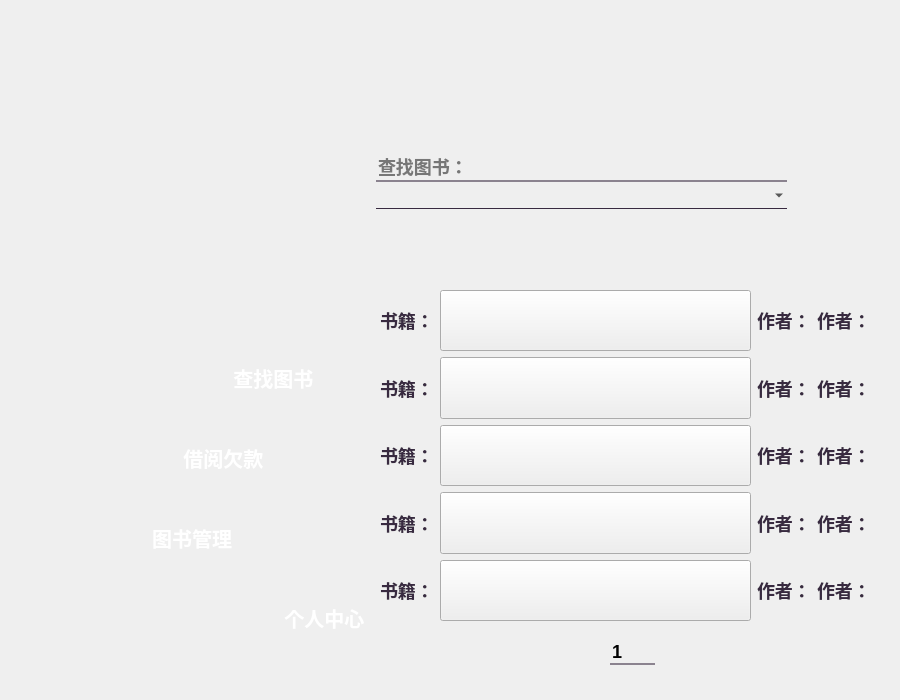
<?xml version="1.0" encoding="UTF-8"?>
<ui version="4.0">
 <class>findbook</class>
 <widget class="QWidget" name="findbook">
  <property name="geometry">
   <rect>
    <x>0</x>
    <y>0</y>
    <width>900</width>
    <height>700</height>
   </rect>
  </property>
  <property name="sizePolicy">
   <sizepolicy hsizetype="Ignored" vsizetype="Preferred">
    <horstretch>0</horstretch>
    <verstretch>0</verstretch>
   </sizepolicy>
  </property>
  <property name="windowTitle">
   <string>Form</string>
  </property>
  <property name="styleSheet">
   <string notr="true">QPushButton#find_button
{
border:none;
image:url(:/image/view_button.png);
}
QLineEdit
{
background-color:transparent;
border:none;
font:bold 18px ;
color:rgba(0,0,0);
border-bottom: 2px solid rgba(56,42,64,140);
}
QLineEdit:hover
{
background-color:transparent;
border:none;
font:bold 18px ;
color:rgb(56,42,64);
border-bottom: 2px solid rgb(56,42,64);
}
QLabel
{
font:bold 18px ;
}
QPushButton#reduce_button
{
border:none;
image:url(:/image/Arrow L_X10.png);
}
QPushButton#reduce_button:hover
{
border:none;
image:url(:/image/Arrow L_X10-pressed.png);
}
QPushButton#raise_button
{
border:none;
image:url(:/image/Arrow R_X10.png);
}
QPushButton#raise_button:hover
{
border:none;
image:url(:/image/Arrow R_X10-pressed.png);
}
QComboBox
{
background-color:transparent;
border:none;
border-bottom: 1px solid rgb(56,42,64);
}
QComboBox::drop-down
{
min-width: 40px;
border-image:url(:/image/folder-jump-down.png);
}
QComboBox::drop-down:hover
{
min-width: 40px;
border-image:url(:/image/folder-jump-down-pressed.png);
}
QLabel
{
color:rgb(56,42,64);
}
QPushButton#btnClose
{
border:none;
image:url(:/image/delet_button.png);
color:white;
}
QPushButton#btnClose:hover
{
image:url(:/image/delet_button_pressed.png);
color:white;
}
QPushButton#Update_Button
{
image:url(:/image/login.png);
color:white;
}
QPushButton#Update_Button:hover
{
image:url(:/image/login-pressed.png);
color:white;
}
QPushButton#PersonalMode_Button
{
border:none;
image:url(:/image/main_more.png);
color:white;
}
QPushButton#PersonalMode_Button:hover
{
image:url(:/image/main_more_pressed.png);
color:white;
}
QPushButton#PayMode_Button
{
border:none;
image:url(:/image/main_story.png);
color:white;
}
QPushButton#PayMode_Button:hover
{
image:url(:/image/main_story_pressed.png);
color:white;
}
QPushButton#BookMode_Button
{
border:none;
image:url(:/image/main_course.png);
color:white;
}
QPushButton#BookMode_Button:hover
{
image:url(:/image/main_course_pressed.png);
color:white;
}
QPushButton#FindBookMode_Button
{
border:none;
image:url(:/image/main_musicplay_pressed.png);
color:white;
}
QPushButton#FindBookMode_Button:hover
{
image:url(:/image/main_musicplay_pressed.png);
color:white;
}
QPushButton#pushButton
{
color:white;
}
QPushButton#pushButton:hover
{
color:white;
}

</string>
  </property>
  <widget class="QWidget" name="verticalLayoutWidget_4">
   <property name="geometry">
    <rect>
     <x>380</x>
     <y>290</y>
     <width>491</width>
     <height>331</height>
    </rect>
   </property>
   <layout class="QVBoxLayout" name="verticalLayout_3">
    <item>
     <layout class="QHBoxLayout" name="horizontalLayout_11">
      <item>
       <widget class="QLabel" name="n1">
        <property name="sizePolicy">
         <sizepolicy hsizetype="Fixed" vsizetype="Preferred">
          <horstretch>0</horstretch>
          <verstretch>0</verstretch>
         </sizepolicy>
        </property>
        <property name="font">
         <font>
          <pointsize>-1</pointsize>
          <italic>false</italic>
          <bold>true</bold>
         </font>
        </property>
        <property name="text">
         <string>书籍：</string>
        </property>
       </widget>
      </item>
      <item>
       <widget class="QPushButton" name="bookk">
        <property name="sizePolicy">
         <sizepolicy hsizetype="Preferred" vsizetype="Expanding">
          <horstretch>0</horstretch>
          <verstretch>0</verstretch>
         </sizepolicy>
        </property>
        <property name="font">
         <font>
          <pointsize>14</pointsize>
         </font>
        </property>
        <property name="styleSheet">
         <string notr="true">border: none;
    background-color: rgba(0, 0, 0, 0); /* 设置背景颜色为透明}</string>
        </property>
        <property name="text">
         <string/>
        </property>
       </widget>
      </item>
      <item>
       <widget class="QLabel" name="n11">
        <property name="sizePolicy">
         <sizepolicy hsizetype="Fixed" vsizetype="Preferred">
          <horstretch>0</horstretch>
          <verstretch>0</verstretch>
         </sizepolicy>
        </property>
        <property name="font">
         <font>
          <pointsize>-1</pointsize>
          <italic>false</italic>
          <bold>true</bold>
         </font>
        </property>
        <property name="text">
         <string>作者：</string>
        </property>
       </widget>
      </item>
      <item>
       <widget class="QLabel" name="author1">
        <property name="sizePolicy">
         <sizepolicy hsizetype="Fixed" vsizetype="Preferred">
          <horstretch>0</horstretch>
          <verstretch>0</verstretch>
         </sizepolicy>
        </property>
        <property name="font">
         <font>
          <pointsize>-1</pointsize>
          <italic>false</italic>
          <bold>true</bold>
         </font>
        </property>
        <property name="text">
         <string>作者：</string>
        </property>
       </widget>
      </item>
     </layout>
    </item>
    <item>
     <layout class="QHBoxLayout" name="horizontalLayout_10">
      <item>
       <widget class="QLabel" name="n2">
        <property name="sizePolicy">
         <sizepolicy hsizetype="Fixed" vsizetype="Preferred">
          <horstretch>0</horstretch>
          <verstretch>0</verstretch>
         </sizepolicy>
        </property>
        <property name="font">
         <font>
          <pointsize>-1</pointsize>
          <italic>false</italic>
          <bold>true</bold>
         </font>
        </property>
        <property name="text">
         <string>书籍：</string>
        </property>
       </widget>
      </item>
      <item>
       <widget class="QPushButton" name="bookk2">
        <property name="sizePolicy">
         <sizepolicy hsizetype="Preferred" vsizetype="Expanding">
          <horstretch>0</horstretch>
          <verstretch>0</verstretch>
         </sizepolicy>
        </property>
        <property name="font">
         <font>
          <pointsize>14</pointsize>
         </font>
        </property>
        <property name="styleSheet">
         <string notr="true">border: none;
    background-color: rgba(0, 0, 0, 0); /* 设置背景颜色为透明}</string>
        </property>
        <property name="text">
         <string/>
        </property>
       </widget>
      </item>
      <item>
       <widget class="QLabel" name="n22">
        <property name="sizePolicy">
         <sizepolicy hsizetype="Fixed" vsizetype="Preferred">
          <horstretch>0</horstretch>
          <verstretch>0</verstretch>
         </sizepolicy>
        </property>
        <property name="font">
         <font>
          <pointsize>-1</pointsize>
          <italic>false</italic>
          <bold>true</bold>
         </font>
        </property>
        <property name="text">
         <string>作者：</string>
        </property>
       </widget>
      </item>
      <item>
       <widget class="QLabel" name="author2">
        <property name="sizePolicy">
         <sizepolicy hsizetype="Fixed" vsizetype="Preferred">
          <horstretch>0</horstretch>
          <verstretch>0</verstretch>
         </sizepolicy>
        </property>
        <property name="font">
         <font>
          <pointsize>-1</pointsize>
          <italic>false</italic>
          <bold>true</bold>
         </font>
        </property>
        <property name="text">
         <string>作者：</string>
        </property>
       </widget>
      </item>
     </layout>
    </item>
    <item>
     <layout class="QHBoxLayout" name="horizontalLayout_9">
      <item>
       <widget class="QLabel" name="n3">
        <property name="sizePolicy">
         <sizepolicy hsizetype="Fixed" vsizetype="Preferred">
          <horstretch>0</horstretch>
          <verstretch>0</verstretch>
         </sizepolicy>
        </property>
        <property name="font">
         <font>
          <pointsize>-1</pointsize>
          <italic>false</italic>
          <bold>true</bold>
         </font>
        </property>
        <property name="text">
         <string>书籍：</string>
        </property>
       </widget>
      </item>
      <item>
       <widget class="QPushButton" name="bookk3">
        <property name="sizePolicy">
         <sizepolicy hsizetype="Preferred" vsizetype="Expanding">
          <horstretch>0</horstretch>
          <verstretch>0</verstretch>
         </sizepolicy>
        </property>
        <property name="font">
         <font>
          <pointsize>14</pointsize>
         </font>
        </property>
        <property name="styleSheet">
         <string notr="true">border: none;
    background-color: rgba(0, 0, 0, 0); /* 设置背景颜色为透明}</string>
        </property>
        <property name="text">
         <string/>
        </property>
       </widget>
      </item>
      <item>
       <widget class="QLabel" name="n33">
        <property name="sizePolicy">
         <sizepolicy hsizetype="Fixed" vsizetype="Preferred">
          <horstretch>0</horstretch>
          <verstretch>0</verstretch>
         </sizepolicy>
        </property>
        <property name="font">
         <font>
          <pointsize>-1</pointsize>
          <italic>false</italic>
          <bold>true</bold>
         </font>
        </property>
        <property name="text">
         <string>作者：</string>
        </property>
       </widget>
      </item>
      <item>
       <widget class="QLabel" name="author3">
        <property name="sizePolicy">
         <sizepolicy hsizetype="Fixed" vsizetype="Preferred">
          <horstretch>0</horstretch>
          <verstretch>0</verstretch>
         </sizepolicy>
        </property>
        <property name="font">
         <font>
          <pointsize>-1</pointsize>
          <italic>false</italic>
          <bold>true</bold>
         </font>
        </property>
        <property name="text">
         <string>作者：</string>
        </property>
       </widget>
      </item>
     </layout>
    </item>
    <item>
     <layout class="QHBoxLayout" name="horizontalLayout_6">
      <item>
       <widget class="QLabel" name="n4">
        <property name="sizePolicy">
         <sizepolicy hsizetype="Fixed" vsizetype="Preferred">
          <horstretch>0</horstretch>
          <verstretch>0</verstretch>
         </sizepolicy>
        </property>
        <property name="font">
         <font>
          <pointsize>-1</pointsize>
          <italic>false</italic>
          <bold>true</bold>
         </font>
        </property>
        <property name="text">
         <string>书籍：</string>
        </property>
       </widget>
      </item>
      <item>
       <widget class="QPushButton" name="bookk4">
        <property name="sizePolicy">
         <sizepolicy hsizetype="Preferred" vsizetype="Expanding">
          <horstretch>0</horstretch>
          <verstretch>0</verstretch>
         </sizepolicy>
        </property>
        <property name="font">
         <font>
          <pointsize>14</pointsize>
         </font>
        </property>
        <property name="styleSheet">
         <string notr="true">border: none;
    background-color: rgba(0, 0, 0, 0); /* 设置背景颜色为透明}</string>
        </property>
        <property name="text">
         <string/>
        </property>
       </widget>
      </item>
      <item>
       <widget class="QLabel" name="n44">
        <property name="sizePolicy">
         <sizepolicy hsizetype="Fixed" vsizetype="Preferred">
          <horstretch>0</horstretch>
          <verstretch>0</verstretch>
         </sizepolicy>
        </property>
        <property name="font">
         <font>
          <pointsize>-1</pointsize>
          <italic>false</italic>
          <bold>true</bold>
         </font>
        </property>
        <property name="text">
         <string>作者：</string>
        </property>
       </widget>
      </item>
      <item>
       <widget class="QLabel" name="author4">
        <property name="sizePolicy">
         <sizepolicy hsizetype="Fixed" vsizetype="Preferred">
          <horstretch>0</horstretch>
          <verstretch>0</verstretch>
         </sizepolicy>
        </property>
        <property name="font">
         <font>
          <pointsize>-1</pointsize>
          <italic>false</italic>
          <bold>true</bold>
         </font>
        </property>
        <property name="text">
         <string>作者：</string>
        </property>
       </widget>
      </item>
     </layout>
    </item>
    <item>
     <layout class="QHBoxLayout" name="horizontalLayout_4">
      <item>
       <widget class="QLabel" name="n5">
        <property name="sizePolicy">
         <sizepolicy hsizetype="Fixed" vsizetype="Preferred">
          <horstretch>0</horstretch>
          <verstretch>0</verstretch>
         </sizepolicy>
        </property>
        <property name="font">
         <font>
          <pointsize>-1</pointsize>
          <italic>false</italic>
          <bold>true</bold>
         </font>
        </property>
        <property name="text">
         <string>书籍：</string>
        </property>
       </widget>
      </item>
      <item>
       <widget class="QPushButton" name="bookk5">
        <property name="sizePolicy">
         <sizepolicy hsizetype="Preferred" vsizetype="Expanding">
          <horstretch>0</horstretch>
          <verstretch>0</verstretch>
         </sizepolicy>
        </property>
        <property name="font">
         <font>
          <pointsize>14</pointsize>
         </font>
        </property>
        <property name="styleSheet">
         <string notr="true">border: none;
    background-color: rgba(0, 0, 0, 0); /* 设置背景颜色为透明}</string>
        </property>
        <property name="text">
         <string/>
        </property>
       </widget>
      </item>
      <item>
       <widget class="QLabel" name="n55">
        <property name="sizePolicy">
         <sizepolicy hsizetype="Fixed" vsizetype="Preferred">
          <horstretch>0</horstretch>
          <verstretch>0</verstretch>
         </sizepolicy>
        </property>
        <property name="font">
         <font>
          <pointsize>-1</pointsize>
          <italic>false</italic>
          <bold>true</bold>
         </font>
        </property>
        <property name="text">
         <string>作者：</string>
        </property>
       </widget>
      </item>
      <item>
       <widget class="QLabel" name="author5">
        <property name="sizePolicy">
         <sizepolicy hsizetype="Fixed" vsizetype="Preferred">
          <horstretch>0</horstretch>
          <verstretch>0</verstretch>
         </sizepolicy>
        </property>
        <property name="font">
         <font>
          <pointsize>-1</pointsize>
          <italic>false</italic>
          <bold>true</bold>
         </font>
        </property>
        <property name="text">
         <string>作者：</string>
        </property>
       </widget>
      </item>
     </layout>
    </item>
   </layout>
  </widget>
  <widget class="QPushButton" name="PersonalMode_Button">
   <property name="enabled">
    <bool>true</bool>
   </property>
   <property name="geometry">
    <rect>
     <x>130</x>
     <y>580</y>
     <width>300</width>
     <height>75</height>
    </rect>
   </property>
   <property name="sizePolicy">
    <sizepolicy hsizetype="Expanding" vsizetype="Expanding">
     <horstretch>0</horstretch>
     <verstretch>0</verstretch>
    </sizepolicy>
   </property>
   <property name="font">
    <font>
     <pointsize>15</pointsize>
     <bold>true</bold>
    </font>
   </property>
   <property name="focusPolicy">
    <enum>Qt::ClickFocus</enum>
   </property>
   <property name="layoutDirection">
    <enum>Qt::LeftToRight</enum>
   </property>
   <property name="autoFillBackground">
    <bool>false</bool>
   </property>
   <property name="styleSheet">
    <string notr="true">QPushButton {
    color: white;
}
</string>
   </property>
   <property name="text">
    <string>                个人中心</string>
   </property>
   <property name="flat">
    <bool>true</bool>
   </property>
  </widget>
  <widget class="QPushButton" name="BookMode_Button">
   <property name="enabled">
    <bool>true</bool>
   </property>
   <property name="geometry">
    <rect>
     <x>20</x>
     <y>500</y>
     <width>300</width>
     <height>75</height>
    </rect>
   </property>
   <property name="sizePolicy">
    <sizepolicy hsizetype="Expanding" vsizetype="Expanding">
     <horstretch>0</horstretch>
     <verstretch>0</verstretch>
    </sizepolicy>
   </property>
   <property name="palette">
    <palette>
     <active>
      <colorrole role="WindowText">
       <brush brushstyle="SolidPattern">
        <color alpha="255">
         <red>128</red>
         <green>128</green>
         <blue>128</blue>
        </color>
       </brush>
      </colorrole>
      <colorrole role="Button">
       <brush brushstyle="SolidPattern">
        <color alpha="0">
         <red>0</red>
         <green>0</green>
         <blue>0</blue>
        </color>
       </brush>
      </colorrole>
      <colorrole role="Text">
       <brush brushstyle="SolidPattern">
        <color alpha="255">
         <red>128</red>
         <green>128</green>
         <blue>128</blue>
        </color>
       </brush>
      </colorrole>
      <colorrole role="ButtonText">
       <brush brushstyle="SolidPattern">
        <color alpha="255">
         <red>128</red>
         <green>128</green>
         <blue>128</blue>
        </color>
       </brush>
      </colorrole>
      <colorrole role="Base">
       <brush brushstyle="SolidPattern">
        <color alpha="0">
         <red>0</red>
         <green>0</green>
         <blue>0</blue>
        </color>
       </brush>
      </colorrole>
      <colorrole role="Window">
       <brush brushstyle="SolidPattern">
        <color alpha="0">
         <red>0</red>
         <green>0</green>
         <blue>0</blue>
        </color>
       </brush>
      </colorrole>
      <colorrole role="PlaceholderText">
       <brush brushstyle="SolidPattern">
        <color alpha="128">
         <red>128</red>
         <green>128</green>
         <blue>128</blue>
        </color>
       </brush>
      </colorrole>
     </active>
     <inactive>
      <colorrole role="WindowText">
       <brush brushstyle="SolidPattern">
        <color alpha="255">
         <red>128</red>
         <green>128</green>
         <blue>128</blue>
        </color>
       </brush>
      </colorrole>
      <colorrole role="Button">
       <brush brushstyle="SolidPattern">
        <color alpha="0">
         <red>0</red>
         <green>0</green>
         <blue>0</blue>
        </color>
       </brush>
      </colorrole>
      <colorrole role="Text">
       <brush brushstyle="SolidPattern">
        <color alpha="255">
         <red>128</red>
         <green>128</green>
         <blue>128</blue>
        </color>
       </brush>
      </colorrole>
      <colorrole role="ButtonText">
       <brush brushstyle="SolidPattern">
        <color alpha="255">
         <red>128</red>
         <green>128</green>
         <blue>128</blue>
        </color>
       </brush>
      </colorrole>
      <colorrole role="Base">
       <brush brushstyle="SolidPattern">
        <color alpha="0">
         <red>0</red>
         <green>0</green>
         <blue>0</blue>
        </color>
       </brush>
      </colorrole>
      <colorrole role="Window">
       <brush brushstyle="SolidPattern">
        <color alpha="0">
         <red>0</red>
         <green>0</green>
         <blue>0</blue>
        </color>
       </brush>
      </colorrole>
      <colorrole role="PlaceholderText">
       <brush brushstyle="SolidPattern">
        <color alpha="128">
         <red>128</red>
         <green>128</green>
         <blue>128</blue>
        </color>
       </brush>
      </colorrole>
     </inactive>
     <disabled>
      <colorrole role="WindowText">
       <brush brushstyle="SolidPattern">
        <color alpha="255">
         <red>128</red>
         <green>128</green>
         <blue>128</blue>
        </color>
       </brush>
      </colorrole>
      <colorrole role="Button">
       <brush brushstyle="SolidPattern">
        <color alpha="0">
         <red>0</red>
         <green>0</green>
         <blue>0</blue>
        </color>
       </brush>
      </colorrole>
      <colorrole role="Text">
       <brush brushstyle="SolidPattern">
        <color alpha="255">
         <red>128</red>
         <green>128</green>
         <blue>128</blue>
        </color>
       </brush>
      </colorrole>
      <colorrole role="ButtonText">
       <brush brushstyle="SolidPattern">
        <color alpha="255">
         <red>128</red>
         <green>128</green>
         <blue>128</blue>
        </color>
       </brush>
      </colorrole>
      <colorrole role="Base">
       <brush brushstyle="SolidPattern">
        <color alpha="0">
         <red>0</red>
         <green>0</green>
         <blue>0</blue>
        </color>
       </brush>
      </colorrole>
      <colorrole role="Window">
       <brush brushstyle="SolidPattern">
        <color alpha="0">
         <red>0</red>
         <green>0</green>
         <blue>0</blue>
        </color>
       </brush>
      </colorrole>
      <colorrole role="PlaceholderText">
       <brush brushstyle="SolidPattern">
        <color alpha="128">
         <red>128</red>
         <green>128</green>
         <blue>128</blue>
        </color>
       </brush>
      </colorrole>
     </disabled>
    </palette>
   </property>
   <property name="font">
    <font>
     <pointsize>15</pointsize>
     <bold>true</bold>
    </font>
   </property>
   <property name="mouseTracking">
    <bool>true</bool>
   </property>
   <property name="acceptDrops">
    <bool>false</bool>
   </property>
   <property name="layoutDirection">
    <enum>Qt::LeftToRight</enum>
   </property>
   <property name="autoFillBackground">
    <bool>false</bool>
   </property>
   <property name="styleSheet">
    <string notr="true">QPushButton {
    color: white;
}
</string>
   </property>
   <property name="text">
    <string>        图书管理</string>
   </property>
   <property name="flat">
    <bool>true</bool>
   </property>
  </widget>
  <widget class="QPushButton" name="FindBookMode_Button">
   <property name="geometry">
    <rect>
     <x>90</x>
     <y>340</y>
     <width>300</width>
     <height>75</height>
    </rect>
   </property>
   <property name="sizePolicy">
    <sizepolicy hsizetype="Expanding" vsizetype="Expanding">
     <horstretch>0</horstretch>
     <verstretch>0</verstretch>
    </sizepolicy>
   </property>
   <property name="font">
    <font>
     <pointsize>15</pointsize>
     <bold>true</bold>
    </font>
   </property>
   <property name="layoutDirection">
    <enum>Qt::LeftToRight</enum>
   </property>
   <property name="autoFillBackground">
    <bool>false</bool>
   </property>
   <property name="styleSheet">
    <string notr="true">QPushButton {
    color: white;
}</string>
   </property>
   <property name="text">
    <string>            查找图书</string>
   </property>
   <property name="flat">
    <bool>true</bool>
   </property>
  </widget>
  <widget class="QPushButton" name="PayMode_Button">
   <property name="geometry">
    <rect>
     <x>40</x>
     <y>420</y>
     <width>300</width>
     <height>75</height>
    </rect>
   </property>
   <property name="sizePolicy">
    <sizepolicy hsizetype="Expanding" vsizetype="Expanding">
     <horstretch>0</horstretch>
     <verstretch>0</verstretch>
    </sizepolicy>
   </property>
   <property name="font">
    <font>
     <pointsize>15</pointsize>
     <bold>true</bold>
    </font>
   </property>
   <property name="layoutDirection">
    <enum>Qt::LeftToRight</enum>
   </property>
   <property name="autoFillBackground">
    <bool>false</bool>
   </property>
   <property name="styleSheet">
    <string notr="true">QPushButton {
    color: white;
}
</string>
   </property>
   <property name="text">
    <string>            借阅欠款</string>
   </property>
   <property name="flat">
    <bool>true</bool>
   </property>
  </widget>
  <widget class="QLabel" name="label">
   <property name="geometry">
    <rect>
     <x>20</x>
     <y>20</y>
     <width>860</width>
     <height>660</height>
    </rect>
   </property>
   <property name="text">
    <string/>
   </property>
   <property name="pixmap">
    <pixmap resource="Logo.qrc">:/image/bg_light.png</pixmap>
   </property>
   <property name="scaledContents">
    <bool>true</bool>
   </property>
  </widget>
  <widget class="QLabel" name="label_2">
   <property name="geometry">
    <rect>
     <x>0</x>
     <y>10</y>
     <width>520</width>
     <height>520</height>
    </rect>
   </property>
   <property name="text">
    <string/>
   </property>
   <property name="pixmap">
    <pixmap resource="Logo.qrc">:/image/45.png</pixmap>
   </property>
   <property name="scaledContents">
    <bool>true</bool>
   </property>
  </widget>
  <widget class="QLabel" name="label_3">
   <property name="geometry">
    <rect>
     <x>590</x>
     <y>660</y>
     <width>80</width>
     <height>20</height>
    </rect>
   </property>
   <property name="text">
    <string/>
   </property>
   <property name="pixmap">
    <pixmap resource="Logo.qrc">:/image/Shadow.png</pixmap>
   </property>
  </widget>
  <widget class="QLabel" name="label_4">
   <property name="geometry">
    <rect>
     <x>19</x>
     <y>120</y>
     <width>861</width>
     <height>501</height>
    </rect>
   </property>
   <property name="text">
    <string/>
   </property>
   <property name="pixmap">
    <pixmap resource="Logo.qrc">:/image/bg_shadow.png</pixmap>
   </property>
   <property name="scaledContents">
    <bool>true</bool>
   </property>
  </widget>
  <widget class="QPushButton" name="btnClose">
   <property name="geometry">
    <rect>
     <x>832</x>
     <y>20</y>
     <width>48</width>
     <height>48</height>
    </rect>
   </property>
   <property name="text">
    <string/>
   </property>
   <property name="flat">
    <bool>true</bool>
   </property>
  </widget>
  <widget class="QPushButton" name="find_button">
   <property name="geometry">
    <rect>
     <x>809</x>
     <y>170</y>
     <width>50</width>
     <height>50</height>
    </rect>
   </property>
   <property name="sizePolicy">
    <sizepolicy hsizetype="Minimum" vsizetype="Expanding">
     <horstretch>0</horstretch>
     <verstretch>0</verstretch>
    </sizepolicy>
   </property>
   <property name="font">
    <font>
     <pointsize>16</pointsize>
    </font>
   </property>
   <property name="styleSheet">
    <string notr="true"/>
   </property>
   <property name="text">
    <string/>
   </property>
   <property name="flat">
    <bool>true</bool>
   </property>
  </widget>
  <widget class="QLineEdit" name="label_input">
   <property name="geometry">
    <rect>
     <x>376</x>
     <y>152</y>
     <width>411</width>
     <height>30</height>
    </rect>
   </property>
   <property name="sizePolicy">
    <sizepolicy hsizetype="Expanding" vsizetype="Expanding">
     <horstretch>0</horstretch>
     <verstretch>0</verstretch>
    </sizepolicy>
   </property>
   <property name="placeholderText">
    <string>查找图书：</string>
   </property>
  </widget>
  <widget class="QComboBox" name="Type_Name_chose_2">
   <property name="geometry">
    <rect>
     <x>376</x>
     <y>183</y>
     <width>411</width>
     <height>26</height>
    </rect>
   </property>
   <property name="font">
    <font>
     <pointsize>18</pointsize>
    </font>
   </property>
   <property name="autoFillBackground">
    <bool>false</bool>
   </property>
   <property name="styleSheet">
    <string notr="true"/>
   </property>
   <property name="editable">
    <bool>false</bool>
   </property>
   <property name="currentText">
    <string/>
   </property>
   <property name="insertPolicy">
    <enum>QComboBox::InsertAtBottom</enum>
   </property>
   <property name="placeholderText">
    <string/>
   </property>
   <item>
    <property name="text">
     <string/>
    </property>
   </item>
   <item>
    <property name="text">
     <string>文学作品，小说</string>
    </property>
   </item>
   <item>
    <property name="text">
     <string>童书</string>
    </property>
   </item>
   <item>
    <property name="text">
     <string>教科书</string>
    </property>
   </item>
   <item>
    <property name="text">
     <string>传记，回忆录</string>
    </property>
   </item>
   <item>
    <property name="text">
     <string>科幻</string>
    </property>
   </item>
   <item>
    <property name="text">
     <string>历史</string>
    </property>
   </item>
   <item>
    <property name="text">
     <string>哲学</string>
    </property>
   </item>
  </widget>
  <widget class="QPushButton" name="reduce_button">
   <property name="geometry">
    <rect>
     <x>560</x>
     <y>630</y>
     <width>50</width>
     <height>50</height>
    </rect>
   </property>
   <property name="sizePolicy">
    <sizepolicy hsizetype="Minimum" vsizetype="Expanding">
     <horstretch>0</horstretch>
     <verstretch>0</verstretch>
    </sizepolicy>
   </property>
   <property name="font">
    <font>
     <pointsize>16</pointsize>
    </font>
   </property>
   <property name="text">
    <string/>
   </property>
   <property name="flat">
    <bool>true</bool>
   </property>
  </widget>
  <widget class="QLineEdit" name="pages">
   <property name="geometry">
    <rect>
     <x>610</x>
     <y>640</y>
     <width>45</width>
     <height>25</height>
    </rect>
   </property>
   <property name="sizePolicy">
    <sizepolicy hsizetype="Expanding" vsizetype="Expanding">
     <horstretch>0</horstretch>
     <verstretch>0</verstretch>
    </sizepolicy>
   </property>
   <property name="font">
    <font>
     <pointsize>-1</pointsize>
     <italic>false</italic>
     <bold>true</bold>
    </font>
   </property>
   <property name="layoutDirection">
    <enum>Qt::LeftToRight</enum>
   </property>
   <property name="text">
    <string>1</string>
   </property>
  </widget>
  <widget class="QPushButton" name="raise_button">
   <property name="geometry">
    <rect>
     <x>660</x>
     <y>630</y>
     <width>50</width>
     <height>50</height>
    </rect>
   </property>
   <property name="sizePolicy">
    <sizepolicy hsizetype="Minimum" vsizetype="Expanding">
     <horstretch>0</horstretch>
     <verstretch>0</verstretch>
    </sizepolicy>
   </property>
   <property name="font">
    <font>
     <pointsize>16</pointsize>
    </font>
   </property>
   <property name="text">
    <string/>
   </property>
   <property name="flat">
    <bool>true</bool>
   </property>
  </widget>
  <zorder>label</zorder>
  <zorder>label_4</zorder>
  <zorder>label_2</zorder>
  <zorder>verticalLayoutWidget_4</zorder>
  <zorder>horizontalLayoutWidget</zorder>
  <zorder>horizontalLayoutWidget_2</zorder>
  <zorder>PersonalMode_Button</zorder>
  <zorder>BookMode_Button</zorder>
  <zorder>FindBookMode_Button</zorder>
  <zorder>PayMode_Button</zorder>
  <zorder>find_button</zorder>
  <zorder>label_input</zorder>
  <zorder>Type_Name_chose_2</zorder>
  <zorder>reduce_button</zorder>
  <zorder>pages</zorder>
  <zorder>raise_button</zorder>
  <zorder>label_3</zorder>
  <zorder>btnClose</zorder>
 </widget>
 <resources>
  <include location="Logo.qrc"/>
 </resources>
 <connections/>
</ui>
